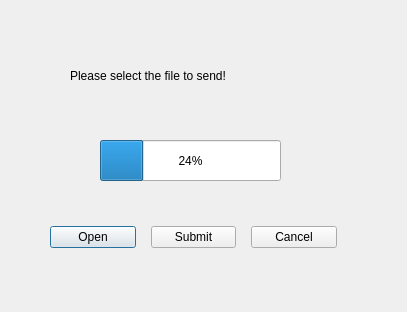
<?xml version="1.0" encoding="UTF-8"?>
<ui version="4.0">
 <class>SendFile</class>
 <widget class="QDialog" name="SendFile">
  <property name="geometry">
   <rect>
    <x>0</x>
    <y>0</y>
    <width>407</width>
    <height>312</height>
   </rect>
  </property>
  <property name="windowTitle">
   <string>Dialog</string>
  </property>
  <widget class="QProgressBar" name="progressBar">
   <property name="geometry">
    <rect>
     <x>100</x>
     <y>140</y>
     <width>181</width>
     <height>41</height>
    </rect>
   </property>
   <property name="value">
    <number>24</number>
   </property>
  </widget>
  <widget class="QLabel" name="label">
   <property name="geometry">
    <rect>
     <x>70</x>
     <y>60</y>
     <width>251</width>
     <height>31</height>
    </rect>
   </property>
   <property name="text">
    <string>Please select the file to send!</string>
   </property>
  </widget>
  <widget class="QWidget" name="">
   <property name="geometry">
    <rect>
     <x>50</x>
     <y>220</y>
     <width>287</width>
     <height>34</height>
    </rect>
   </property>
   <layout class="QHBoxLayout" name="horizontalLayout">
    <property name="spacing">
     <number>15</number>
    </property>
    <item>
     <widget class="QPushButton" name="openPushButton">
      <property name="text">
       <string>Open</string>
      </property>
     </widget>
    </item>
    <item>
     <widget class="QPushButton" name="pushButton_2">
      <property name="text">
       <string>Submit</string>
      </property>
     </widget>
    </item>
    <item>
     <widget class="QPushButton" name="pushButton_3">
      <property name="text">
       <string>Cancel</string>
      </property>
     </widget>
    </item>
   </layout>
  </widget>
 </widget>
 <resources/>
 <connections/>
</ui>
